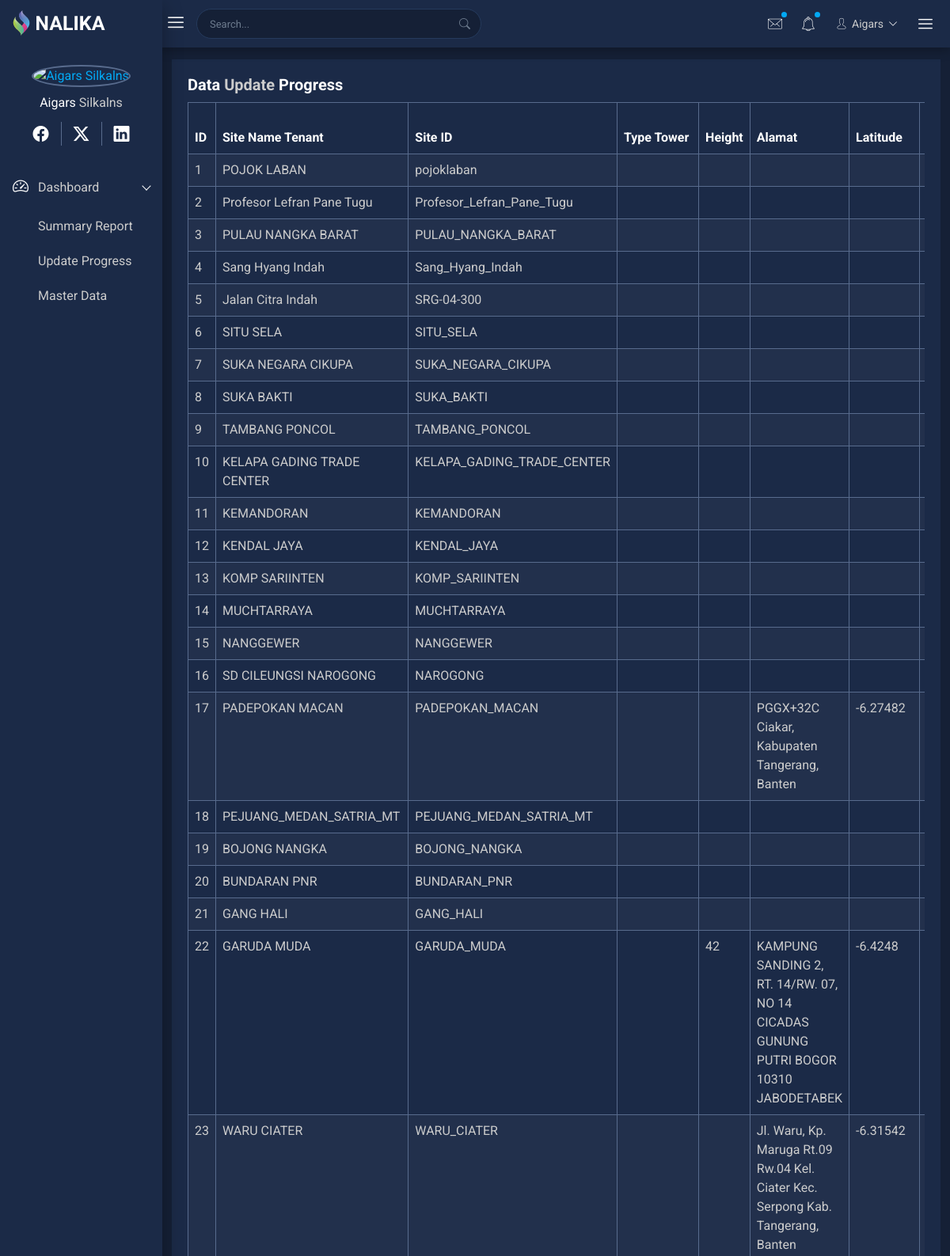
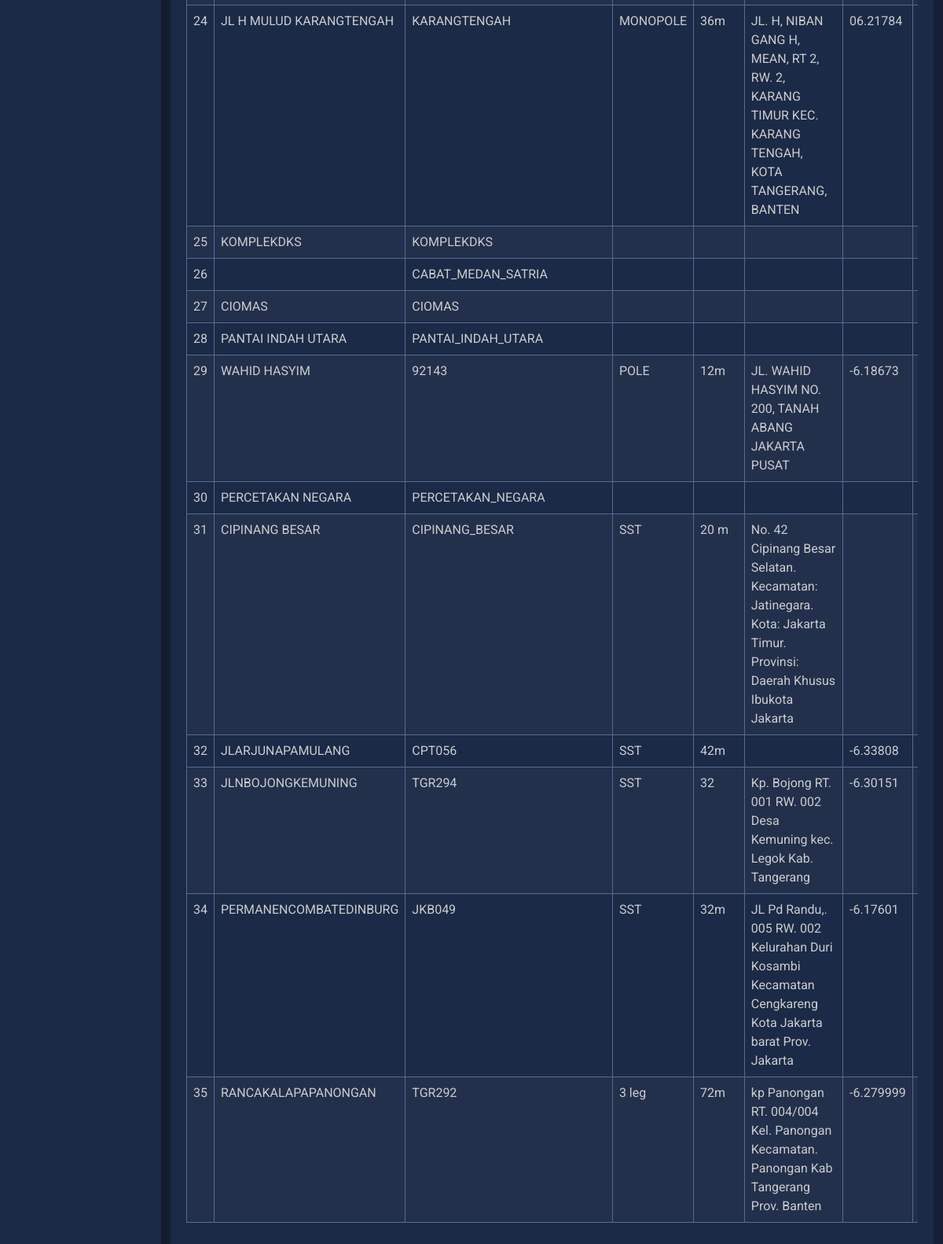
/tower/update_progress, run on the app's committed database (2 pictures, top to bottom).
### tables this page shows
CREATE TABLE `sites`  (
  `id` int NOT NULL AUTO_INCREMENT,
  `project_id` varchar(255) NULL DEFAULT NULL,
  `site_name_po` varchar(255) NULL DEFAULT NULL,
  `site_name_tenant` varchar(255) NULL DEFAULT NULL,
  `site_id` varchar(255) NULL DEFAULT NULL,
  `start` varchar(255) NULL DEFAULT NULL,
  `done` varchar(255) NULL DEFAULT NULL,
  `tenant` varchar(255) NULL DEFAULT NULL,
  `type_tower` varchar(255) NULL DEFAULT NULL,
  `height` varchar(255) NULL DEFAULT NULL,
  `alamat` longtext NULL,
  `latitude` varchar(255) NULL DEFAULT NULL,
  `longitude` varchar(255) NULL DEFAULT NULL,
  `pekerjaan` varchar(255) NULL DEFAULT NULL,
  `area` varchar(255) NULL DEFAULT NULL,
  `mitra` varchar(255) NULL DEFAULT NULL,
  `atp_date` varchar(255) NULL DEFAULT NULL,
  `executive_general_manager` varchar(255) NULL DEFAULT NULL,
  `manager_construction` varchar(255) NULL DEFAULT NULL,
  `gm_area_office` varchar(255) NULL DEFAULT NULL,
  `manager_const` varchar(255) NULL DEFAULT NULL,
  `project_management` varchar(255) NULL DEFAULT NULL,
  `waspang_area` varchar(255) NULL DEFAULT NULL,
  `progress` varchar(255) NULL DEFAULT NULL,
  `date_created` datetime NULL DEFAULT NULL,
  `date_modified` datetime NULL DEFAULT NULL,
  PRIMARY KEY (`id`) USING BTREE
);

### application/controllers/Tower.php (called while the page is built, shortened)
<?php
class Tower extends CI_Controller {
	public function __construct()
	{
		$this->load->library('form_validation');
		$this->load->model('Model_tower');
	}
	public function update_progress()
	{
		$data['loadMaster'] = $this->Model_tower->loadMaster();
		$data['categories'] = $this->db
			->select('section.name as section, photo_categories.*')
			->from('photo_categories')
			->join('section', 'section.id = photo_categories.section_id', 'left')
			->order_by('photo_categories.section_id', 'ASC')
			->get()
			->result_array();
		$this->load->view('dashboard/header');
		$this->load->view('dashboard/sidebar');
		$this->load->view('dashboard/navbar');
		$this->load->view('progress/update_progress', $data);
		$this->load->view('dashboard/footer');
		$this->load->view('dashboard/script');
	}
}

### index.php (called while the page is built, shortened)
<?php
require_once BASEPATH . 'core/CodeIgniter.php';

### application/models/Model_tower.php (called while the page is built, shortened)
<?php defined('BASEPATH') or exit('No direct script access allowed');
class Model_tower extends CI_Model
{
    public function loadMaster(){
        $result = $this->db->get('sites');
        return $result->result_array();
    }
}

### application/views/progress/update_progress.php (the view, shortened to what this page needs)
<div class="data-table-area mg-tb-15">
    <div class="container-fluid">
        <div class="row">
            <div class="col-lg-12 col-md-12 col-sm-12 col-12">
                <div class="sparkline13-list">
                    <div class="sparkline13-hd">
                        <div class="main-sparkline13-hd">
                            <h1>Data <span class="table-project-n">Update</span> Progress</h1>
                        </div>
                    </div>
                    <div class="sparkline13-graph ">
                        <div class="datatable-dashv1-list custom-datatable-overright table-responsive">
                            <table class="table tabledata table-bordered table-hover table-striped">
                                <thead>
                                    <tr>
                                        <th>ID</th>
                                        <th>Site Name Tenant</th>
                                        <th>Site ID</th>
                                        <th>Type Tower</th>
                                        <th>Height</th>
                                        <th>Alamat</th>
                                        <th>Latitude</th>
                                        <th>Longitude</th>
                                    </tr>
                                </thead>
                                <tbody>
                                    <?php $no = 1; ?>
                                    <?php foreach ($loadMaster as $lm) : ?>
                                        <tr class="row-site" data-id="<?= $lm['id'] ?>" data-project="<?= $lm['project_id'] ?>" data-site="<?= $lm['site_id'] ?>" data-name="<?= $lm['site_name_po'] ?>" data-pekerjaan="<?= $lm['pekerjaan'] ?>">
                                            <td><?= $no ?></td>
                                            <td><?= $lm['site_name_tenant'] ?></td>
                                            <td><?= $lm['site_id'] ?></td>
                                            <td><?= $lm['type_tower'] ?></td>
                                            <td><?= $lm['height'] ?></td>
                                            <td><?= $lm['alamat'] ?></td>
                                            <td><?= $lm['latitude'] ?></td>
                                            <td><?= $lm['longitude'] ?></td>
                                        </tr>
                                        <?php $no++ ?>
                                    <?php endforeach; ?>
                                </tbody>
                            </table>
                        </div>
                    </div>
                </div>
            </div>
        </div>
    </div>
</div>

### assets/css/custom.css (style rules this page uses)
.row-site { cursor: pointer; }

### data on the page
sites: site_name_tenant "POJOK LABAN", site "pojoklaban"
sites: site_name_tenant "Profesor Lefran Pane Tugu", site "Profesor_Lefran_Pane_Tugu"
sites: site_name_tenant "PULAU NANGKA BARAT", site "PULAU_NANGKA_BARAT"
sites: site_name_tenant "Sang Hyang Indah", site "Sang_Hyang_Indah"
sites: site_name_tenant "Jalan Citra Indah", site "SRG-04-300"
sites: site_name_tenant "SITU SELA", site "SITU_SELA"
sites: site_name_tenant "SUKA NEGARA CIKUPA", site "SUKA_NEGARA_CIKUPA"
sites: site_name_tenant "SUKA BAKTI", site "SUKA_BAKTI"
sites: site_name_tenant "TAMBANG PONCOL", site "TAMBANG_PONCOL"
sites: site_name_tenant "KELAPA GADING TRADE CENTER", site "KELAPA_GADING_TRADE_CENTER"
sites: site_name_tenant "KEMANDORAN", site "KEMANDORAN"
sites: site_name_tenant "KENDAL JAYA", site "KENDAL_JAYA"
sites: site_name_tenant "KOMP SARIINTEN", site "KOMP_SARIINTEN"
sites: site_name_tenant "MUCHTARRAYA", site "MUCHTARRAYA"
sites: site_name_tenant "NANGGEWER", site "NANGGEWER"
sites: site_name_tenant "SD CILEUNGSI NAROGONG", site "NAROGONG"
sites: site_name_tenant "PADEPOKAN MACAN", site "PADEPOKAN_MACAN", alamat "PGGX+32C Ciakar, Kabupaten Tangerang, Banten", latitude "-6.27482"
sites: site_name_tenant "PEJUANG_MEDAN_SATRIA_MT", site "PEJUANG_MEDAN_SATRIA_MT"
sites: site_name_tenant "BOJONG NANGKA", site "BOJONG_NANGKA"
sites: site_name_tenant "BUNDARAN PNR", site "BUNDARAN_PNR"
sites: site_name_tenant "GANG HALI", site "GANG_HALI"
sites: site_name_tenant "GARUDA MUDA", site "GARUDA_MUDA", height "42", alamat "KAMPUNG SANDING 2, RT. 14/RW. 07, NO 14 CICADAS GUNUNG PUTRI BOGOR 10310 JABODETABEK", latitude "-6.4248"
sites: site_name_tenant "WARU CIATER", site "WARU_CIATER", alamat "Jl. Waru, Kp. Maruga Rt.09 Rw.04 Kel. Ciater Kec. Serpong Kab. Tangerang, Banten", latitude "-6.31542"
sites: site_name_tenant "JL H MULUD KARANGTENGAH", site "KARANGTENGAH", type_tower "MONOPOLE", height "36m", alamat "JL. H, NIBAN GANG H, MEAN, RT 2, RW. 2, KARANG TIMUR KEC. KARANG TENGAH, KOTA TANGERANG, BANTEN", latitude "06.21784"
sites: site_name_tenant "KOMPLEKDKS", site "KOMPLEKDKS"
sites: site "CABAT_MEDAN_SATRIA"
sites: site_name_tenant "CIOMAS", site "CIOMAS"
sites: site_name_tenant "PANTAI INDAH UTARA", site "PANTAI_INDAH_UTARA"
sites: site_name_tenant "WAHID HASYIM", site "92143", type_tower "POLE", height "12m", alamat "JL. WAHID HASYIM NO. 200, TANAH ABANG JAKARTA PUSAT", latitude "-6.18673"
sites: site_name_tenant "PERCETAKAN NEGARA", site "PERCETAKAN_NEGARA"
sites: site_name_tenant "CIPINANG BESAR", site "CIPINANG_BESAR", type_tower "SST", height "20 m", alamat "No. 42 Cipinang Besar Selatan. Kecamatan: Jatinegara. Kota: Jakarta Timur. Provinsi: Daerah Khusus Ibukota Jakarta"
sites: site_name_tenant "JLARJUNAPAMULANG", site "CPT056", type_tower "SST", height "42m", latitude "-6.33808"
sites: site_name_tenant "JLNBOJONGKEMUNING", site "TGR294", type_tower "SST", height "32", alamat "Kp. Bojong RT. 001 RW. 002 Desa Kemuning kec. Legok Kab. Tangerang", latitude "-6.30151"
sites: site_name_tenant "PERMANENCOMBATEDINBURG", site "JKB049", type_tower "SST", height "32m", alamat "JL Pd Randu,. 005 RW. 002 Kelurahan Duri Kosambi Kecamatan Cengkareng Kota Jakarta barat Prov. Jakarta", latitude "-6.17601"
sites: site_name_tenant "RANCAKALAPAPANONGAN", site "TGR292", type_tower "3 leg", height "72m", alamat "kp Panongan RT. 004/004 Kel. Panongan Kecamatan. Panongan Kab Tangerang Prov. Banten", latitude "-6.279999"
